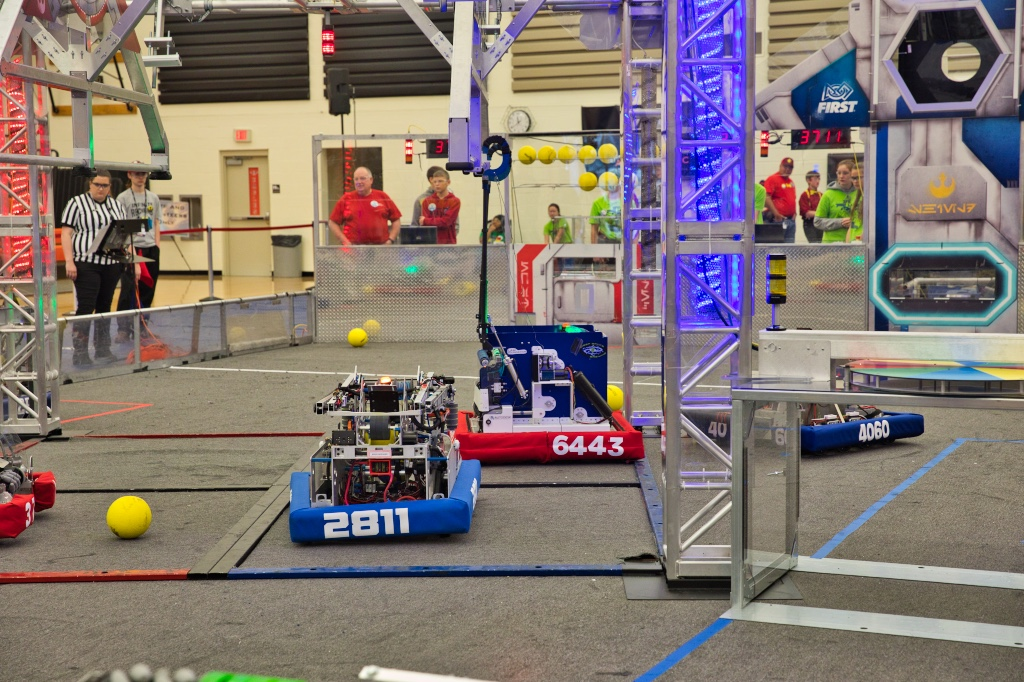
#> input picture Code/RaspberryPi/robot/Media/Pictures/Robot03.jpg, 1024 x 682 px, found by its file name
$ jupyter execute JimsNotebook01.ipynb
#> lines starting #> are read from the running program, lines starting #| are printed output that depends on the picture
[cell 1]
import cv2
import matplotlib
import numpy
from matplotlib import pyplot as plt

[cell 2]
img = cv2.imread('/home/pi/robot/Media/Pictures/Robot03.jpg')
#> img is the input picture: shape (682, 1024, 3); mean B, G, R 113.8, 119, 131.3
cv2.imshow('image',img)
cv2.waitKey(0)
cv2.destroyAllWindows()

[cell 3]
plt.imshow(img)
plt.xticks([]), plt.yticks([])  # to hide tick values on X and Y axis
plt.plot([200,300,400],[100,200,300],'c', linewidth=5)
plt.show()
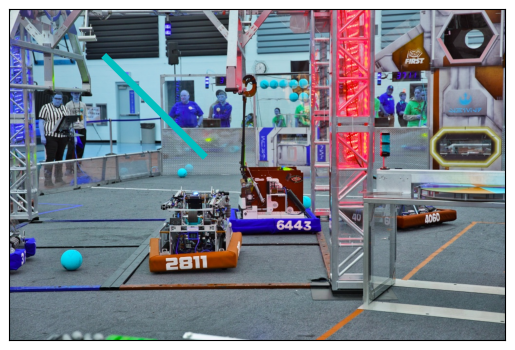
#> figure drawn by matplotlib, 1 panel; B, G, R data is drawn as R, G, B


$ run again, with Code/RaspberryPi/robot/Media/Pictures/Robot01.jpg copied over Code/RaspberryPi/robot/Media/Pictures/Robot03.jpg
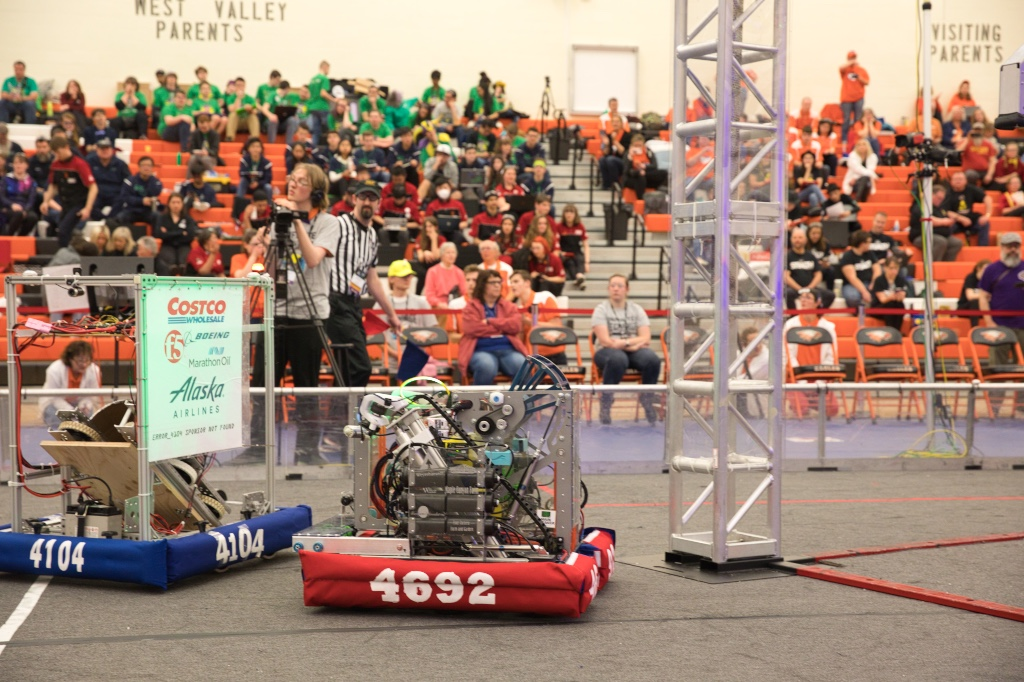
#> input picture Code/RaspberryPi/robot/Media/Pictures/Robot01.jpg, 1024 x 682 px, found by its file name
#> img is the input picture: shape (682, 1024, 3); mean B, G, R 118, 133.3, 158.8
#> `plt.show()`:
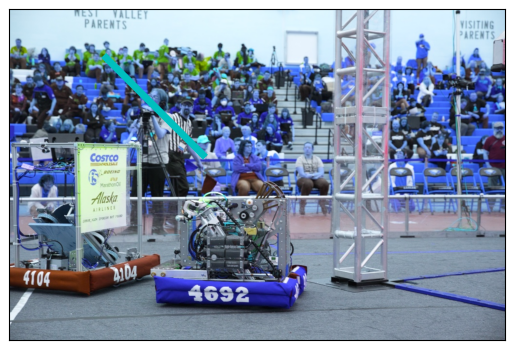
#> figure drawn by matplotlib, 1 panel; B, G, R data is drawn as R, G, B

$ run again, with Code/RaspberryPi/robot/Media/Pictures/Robot02.jpg copied over Code/RaspberryPi/robot/Media/Pictures/Robot03.jpg
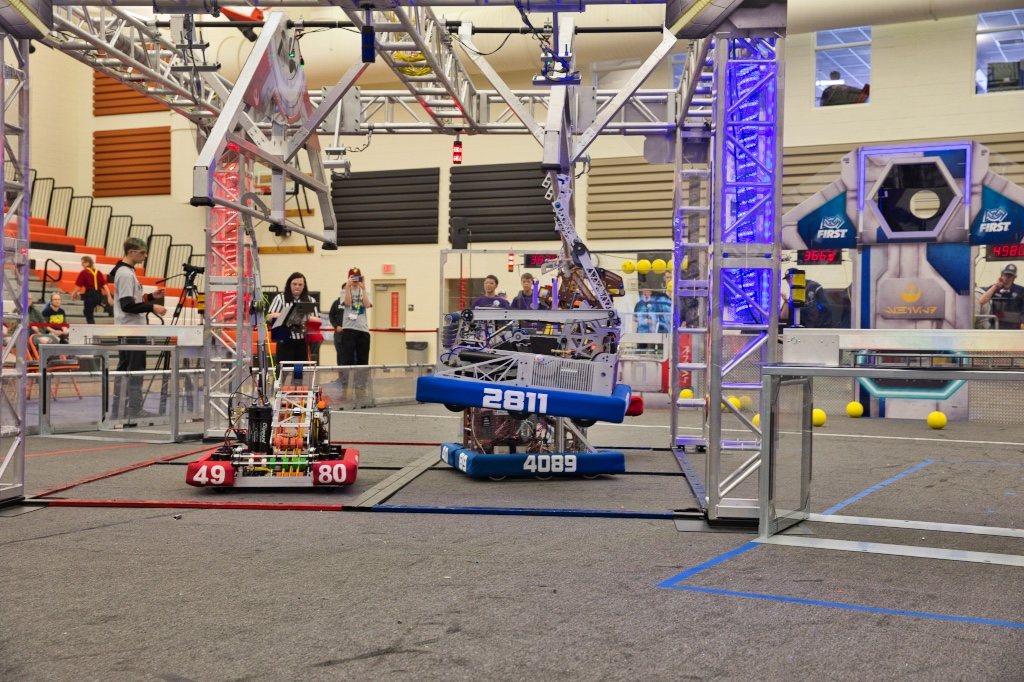
#> input picture Code/RaspberryPi/robot/Media/Pictures/Robot02.jpg, 1024 x 682 px, found by its file name
#> img is the input picture: shape (682, 1024, 3); mean B, G, R 121.1, 125.6, 139.8
#> `plt.show()`:
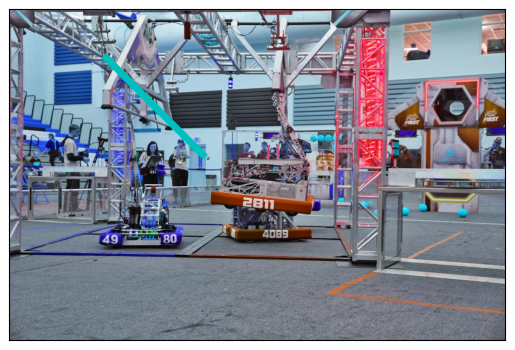
#> figure drawn by matplotlib, 1 panel; B, G, R data is drawn as R, G, B

$ run again, with Code/RaspberryPi/robot/Media/Pictures/Robot04.jpg copied over Code/RaspberryPi/robot/Media/Pictures/Robot03.jpg
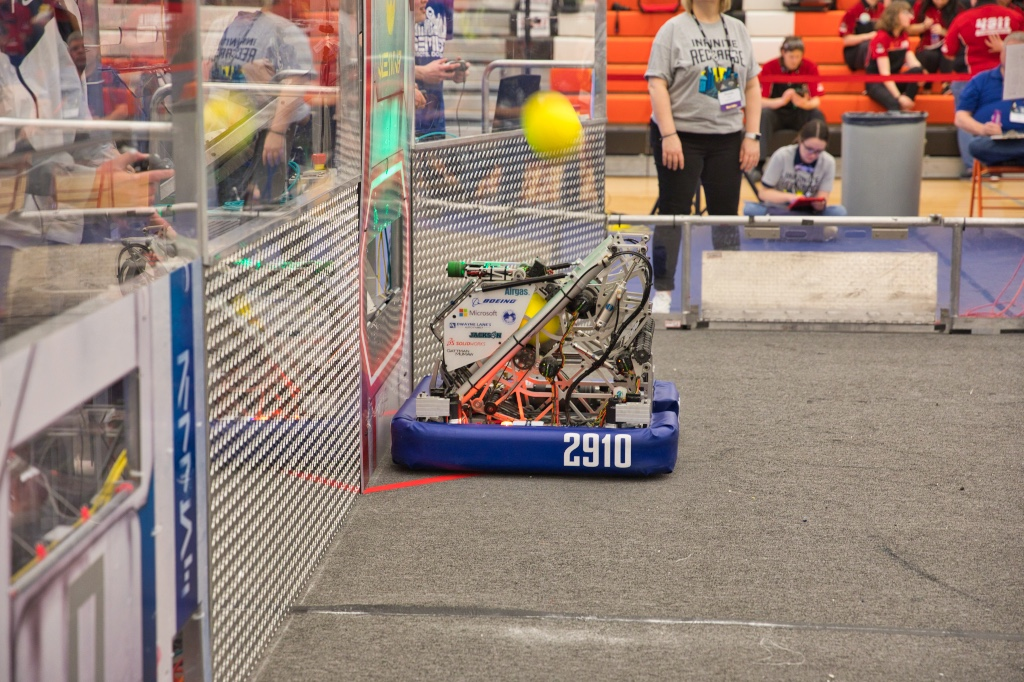
#> input picture Code/RaspberryPi/robot/Media/Pictures/Robot04.jpg, 1024 x 682 px, found by its file name
#> img is the input picture: shape (682, 1024, 3); mean B, G, R 120.6, 129.8, 148.8
#> `plt.show()`:
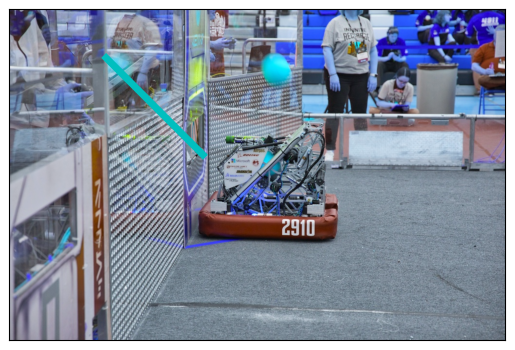
#> figure drawn by matplotlib, 1 panel; B, G, R data is drawn as R, G, B
